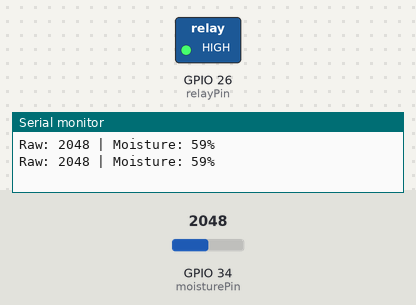
Bench run of a sketch on a simulated ESP32. Shown: switched loads named in the sketch (green lamp = pin HIGH), the last lines printed to the serial monitor. Inputs (shaded band) come from the test bench; at power-on: GPIO 34 (moisturePin) = 2048.

Above: at 1.8 s.
1.9 s: GPIO 34 (moisturePin) set to 2389
3.4 s: GPIO 34 (moisturePin) set to 2513
At 4.3 s:
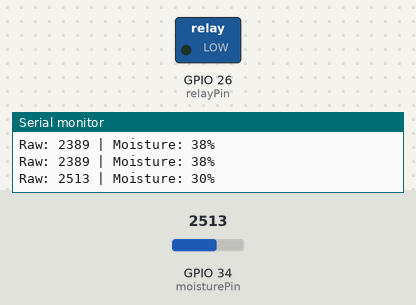
5.5 s: GPIO 34 (moisturePin) set to 2047
At 7.0 s:
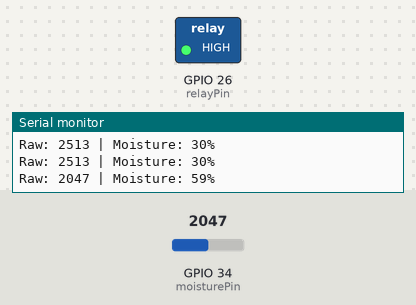
7.5 s: GPIO 34 (moisturePin) set to 2866
At 8.6 s:
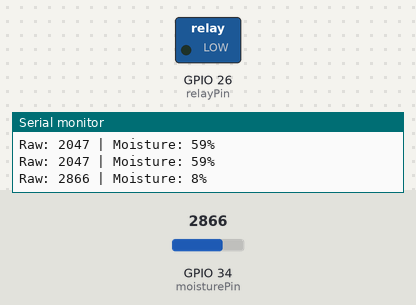
Timing chart, 0 to 10.5 s (numbered marks = the images above; inputs shaded):
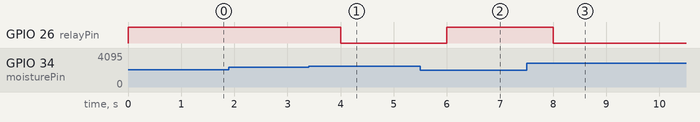

Measured:
- the behaviour switches between 2440 and 2441 on GPIO 34 (moisturePin) (found by bisection; images 0 and 1)
- after the input at 3.4 s, GPIO 26 (relayPin): HIGH → LOW after 0.60 s
- after the input at 5.5 s, GPIO 26 (relayPin): LOW → HIGH after 0.50 s
- after the input at 7.5 s, GPIO 26 (relayPin): HIGH → LOW after 0.50 s

The sketch:

Smart_Plant_Watering_System.ino
```cpp
const int moisturePin = 34;
const int relayPin = 26;

// Many relay modules are active LOW.
// Change these values if your relay behaves differently.
const int RELAY_ON = LOW;
const int RELAY_OFF = HIGH;

// Calibrate these values for your sensor.
// Example only, not universal sensor readings.
const int dryValue = 3000;
const int wetValue = 1400;

const int dryThresholdPercent = 35;
const unsigned long maxPumpTime = 5000;

bool pumpRunning = false;
unsigned long pumpStartedAt = 0;

void stopPump() {
  digitalWrite(relayPin, RELAY_OFF);
  pumpRunning = false;
}

void setup() {
  Serial.begin(115200);

  // Set the safe output state before normal operation.
  digitalWrite(relayPin, RELAY_OFF);
  pinMode(relayPin, OUTPUT);
  stopPump();
}

void loop() {
  int raw = analogRead(moisturePin);

  int moisturePercent = map(
    raw, dryValue, wetValue, 0, 100
  );
  moisturePercent = constrain(moisturePercent, 0, 100);

  Serial.print("Raw: ");
  Serial.print(raw);
  Serial.print(" | Moisture: ");
  Serial.print(moisturePercent);
  Serial.println("%");

  if (!pumpRunning &&
      moisturePercent < dryThresholdPercent) {
    digitalWrite(relayPin, RELAY_ON);
    pumpRunning = true;
    pumpStartedAt = millis();
  }

  if (pumpRunning &&
      (moisturePercent >= dryThresholdPercent + 5 ||
       millis() - pumpStartedAt >= maxPumpTime)) {
    stopPump();
  }

  delay(1000);
}
```
